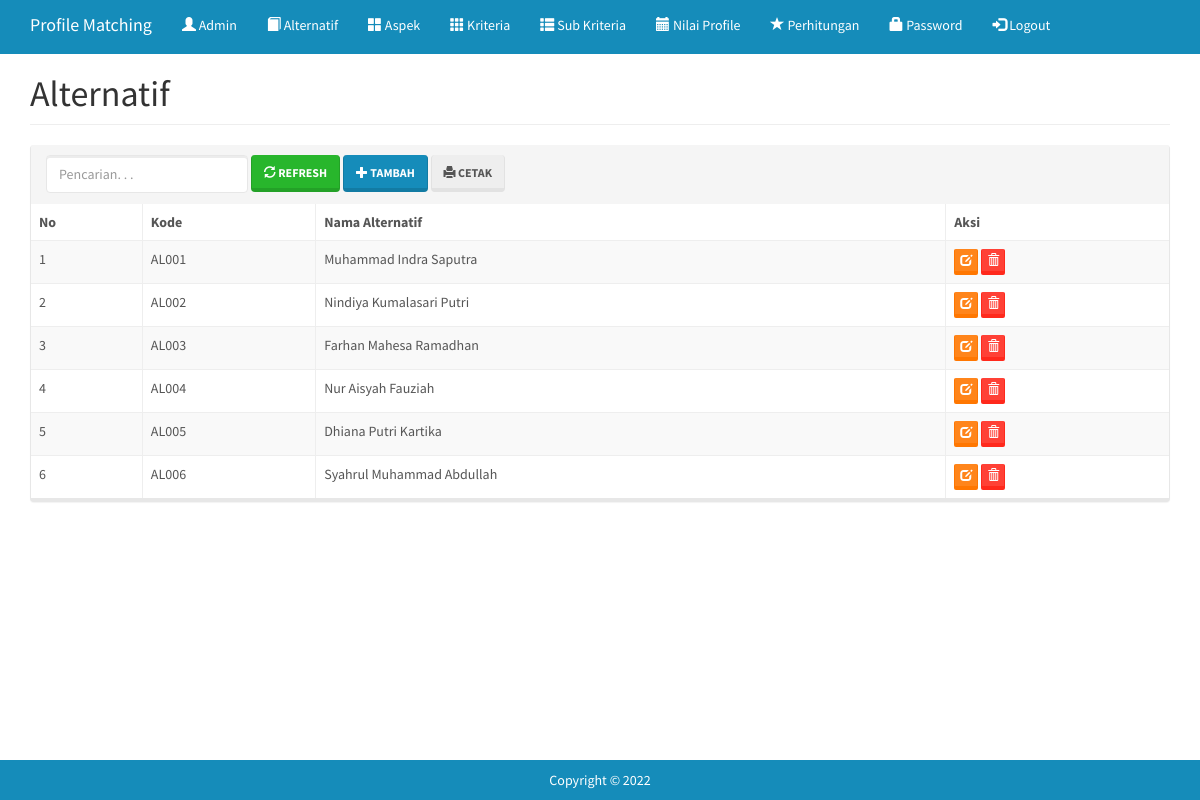
The app's page /index.php?m=alternatif (signed in) with its own data.
### tables this page shows
CREATE TABLE `tb_alternatif` (
  `kode_alternatif` varchar(8) NOT NULL,
  `nama_alternatif` varchar(64) DEFAULT NULL,
  `user` varchar(16) DEFAULT NULL,
  `pass` varchar(16) DEFAULT NULL,
  `total` double DEFAULT NULL,
  `rank` int(11) DEFAULT NULL
);

### functions.php (called while the page is built, shortened)
<?php
include'config.php';
include'includes/db.php';
$db = new DB($config['server'], $config['username'], $config['password'], $config['database_name']);
include'includes/general.php';
$mod = $_GET['m'];

### config.php (called while the page is built)
<?php
	$config["server"]='localhost';
	$config["username"]='root';
	$config["password"]='';
	$config["database_name"]='spk-pm';
?>

### includes/general.php (called while the page is built, shortened)
<?php
function esc_field($str){
    if (!get_magic_quotes_gpc())
        return addslashes($str);
    else
        return $str;
}

### includes/db.php (called while the page is built, shortened)
<?php
class DB{
    var $conn = null;
    public function __construct($host, $username, $passwd, $dbname){
        $this->conn = mysqli_connect($host, $username, $passwd, $dbname);
    }
    public function query($sql){
        $query = mysqli_query($this->conn, $sql) or die('<pre>Error mysqli_query: ' . mysqli_error($this->conn) . '<br />' . $sql . '</pre>');
        return $query;
    }
    public function get_results($sql){
        $query = $this->query($sql);
        $arr = array();
        while($row = mysqli_fetch_object($query)){
            $arr[] = $row;
        }
        return $arr;
    }
}

### alternatif.php (the view, shortened to what this page needs)
<div class="page-header">
    <h1>Alternatif</h1>
</div>
<div class="panel panel-default">
<div class="panel-heading">
    <form class="form-inline">
        <div class="form-group">
            <input class="form-control" type="text" placeholder="Pencarian. . ." name="q" value="<?=$_GET['q']?>" />
        </div>
        <div class="form-group">
            <button class="btn btn-success"><span class="glyphicon glyphicon-refresh"></span> Refresh</a>
        </div>
        <div class="form-group">
            <a class="btn btn-primary" href="?m=alternatif_tambah"><span class="glyphicon glyphicon-plus"></span> Tambah</a>
        </div>
        <div class="form-group">
            <a class="btn btn-default" href="cetak.php?m=alternatif" target="_blank"><span class="glyphicon glyphicon-print"></span> Cetak</a>
        </div>
    </form>
</div>
<div class="table-responsive">
    <table class="table table-bordered table-hover table-striped">
    <thead>
        <tr>
            <th>No</th>
            <th>Kode</th>
            <th>Nama Alternatif</th>
            <th>Aksi</th>
        </tr>
    </thead>
    <?php
    $q = esc_field($_GET['q']);
    $rows = $db->get_results("SELECT * FROM tb_alternatif WHERE nama_alternatif LIKE '%$q%' ORDER BY kode_alternatif");
    $no=0;
    foreach($rows as $row):?>
    <tr>
        <td><?=++$no?></td>
        <td><?=$row->kode_alternatif?></td>
        <td><?=$row->nama_alternatif?></td>
        <td>
            <a class="btn btn-xs btn-warning" href="?m=alternatif_ubah&ID=<?=$row->kode_alternatif?>"><span class="glyphicon glyphicon-edit"></span></a>
            <a class="btn btn-xs btn-danger" href="aksi.php?act=alternatif_hapus&ID=<?=$row->kode_alternatif?>" onclick="return confirm('Hapus data?')"><span class="glyphicon glyphicon-trash"></span></a>
        </td>
    </tr>
    <?php endforeach;?>
    </table>
</div>
</div>

### index.php (shortened to what this page needs)
<?php
include'functions.php';
?>
<!DOCTYPE html>
<html lang="en">
  <head>
    <link href="assets/css/bootstrap.min.css" rel="stylesheet"/>
    <link href="assets/css/general.css" rel="stylesheet"/>
  </head>
  <body>
    <nav class="navbar navbar-default navbar-static-top">
      <div class="container">
        <div class="navbar-header">
          <a class="navbar-brand" href="?">Profile Matching</a>
        </div>
        <div id="navbar" class="navbar-collapse collapse">
          <ul class="nav navbar-nav">
            <?php
            if($_SESSION['level']=='admin'):?>
			<li><a href="?m=admin"><span class="glyphicon glyphicon-user"></span> Admin</a></li>
            <li><a href="?m=alternatif"><span class="glyphicon glyphicon-book"></span> Alternatif</a></li>
            <li><a href="?m=aspek"><span class="glyphicon glyphicon-th-large"></span> Aspek</a></li>
            <li><a href="?m=kriteria"><span class="glyphicon glyphicon-th"></span> Kriteria</a></li>
            <li><a href="?m=crips"><span class="glyphicon glyphicon-th-list"></span> Sub Kriteria</a></li>
            <li><a href="?m=profile"><span class="glyphicon glyphicon-calendar"></span> Nilai Profile</a></li>
            <li><a href="?m=hitung"><span class="glyphicon glyphicon-star"></span> Perhitungan</a></li>
            <li><a href="?m=password"><span class="glyphicon glyphicon-lock"></span> Password</a></li>
            <li><a href="aksi.php?act=logout"><span class="glyphicon glyphicon-log-in"></span> Logout</a></li>
            <?php
            else: ?>
            <li><a href="?m=login"><span class="glyphicon glyphicon-log-in"></span> Login</a></li>
            <?php endif?>
          </ul>
        </div>
        </div>
    </nav>
    <div class="container">
    <?php
        if(file_exists($mod.'.php'))
            include $mod.'.php';
        else
            include 'home.php';
    ?>
    </div>
    <footer class="footer bg-primary">
      <div class="container">
        <p style="text-align:center;">Copyright &copy; <?=date('Y')?></p>
      </div>
    </footer>
    </body>
</html>

### assets/css/general.css (style rules this page uses)
html { position: relative; min-height: 100%; }
body { margin-bottom: 70px; }
.footer { position: absolute; bottom: 0; width: 100%; height: 40px; }
.footer p { margin: 10px 0; }
.page-header { margin-top: 0; padding-bottom: 0; }
.page-header h1 { margin-top: 0; }

### records on screen
tb_alternatif: kode_alternatif "AL001", nama_alternatif "Muhammad Indra Saputra"
tb_alternatif: kode_alternatif "AL002", nama_alternatif "Nindiya Kumalasari Putri"
tb_alternatif: kode_alternatif "AL003", nama_alternatif "Farhan Mahesa Ramadhan"
tb_alternatif: kode_alternatif "AL004", nama_alternatif "Nur Aisyah Fauziah"
tb_alternatif: kode_alternatif "AL005", nama_alternatif "Dhiana Putri Kartika"
tb_alternatif: kode_alternatif "AL006", nama_alternatif "Syahrul Muhammad Abdullah"
